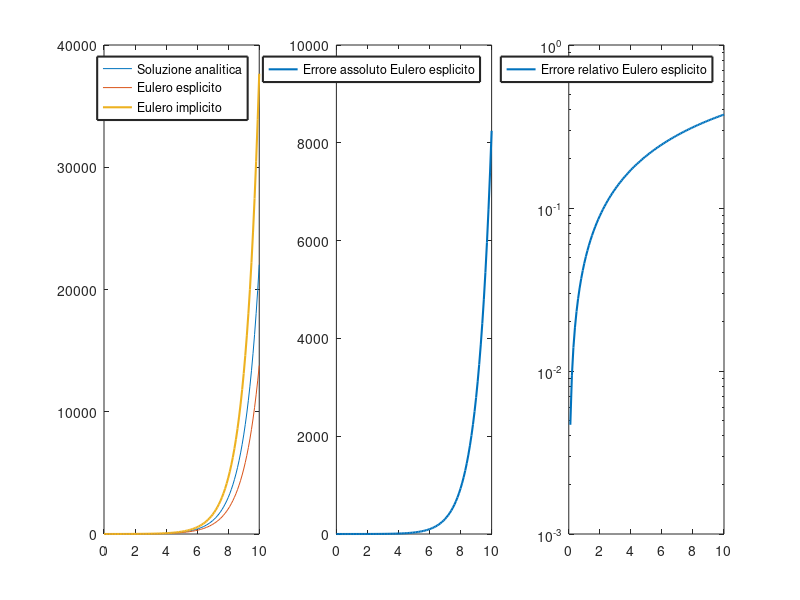
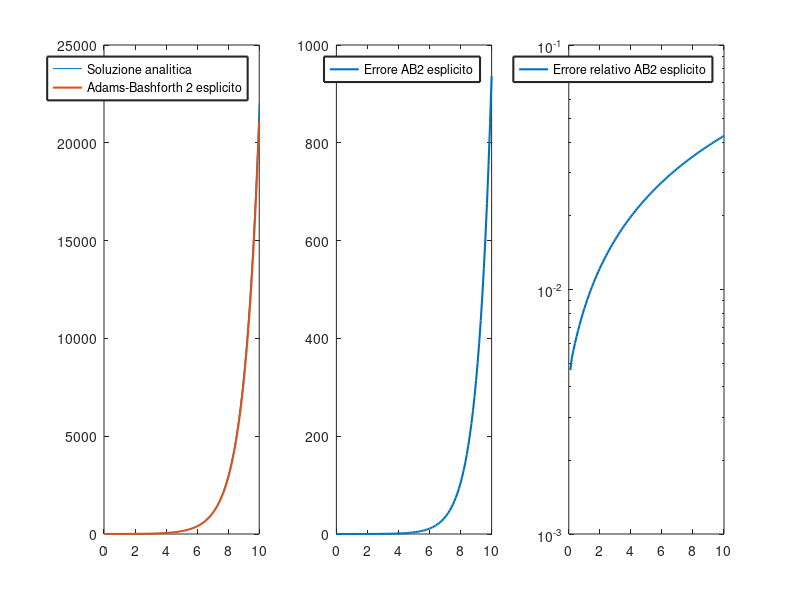
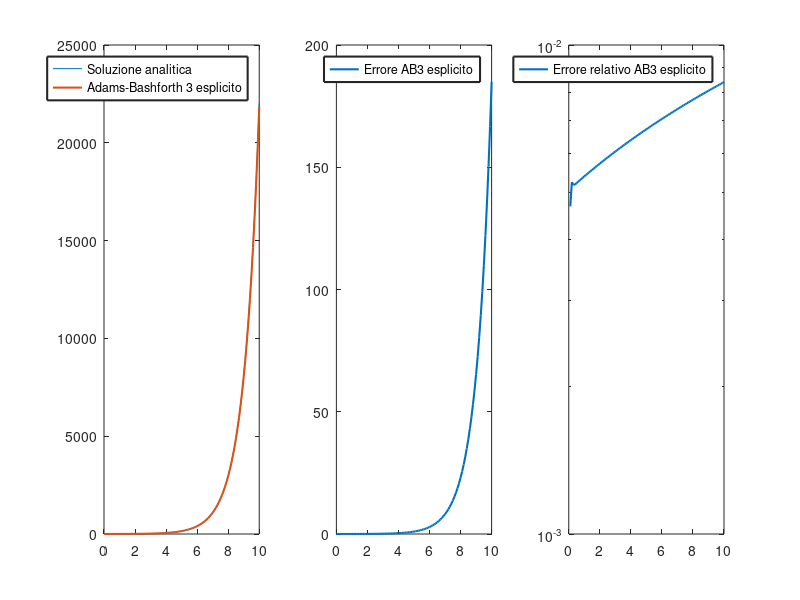
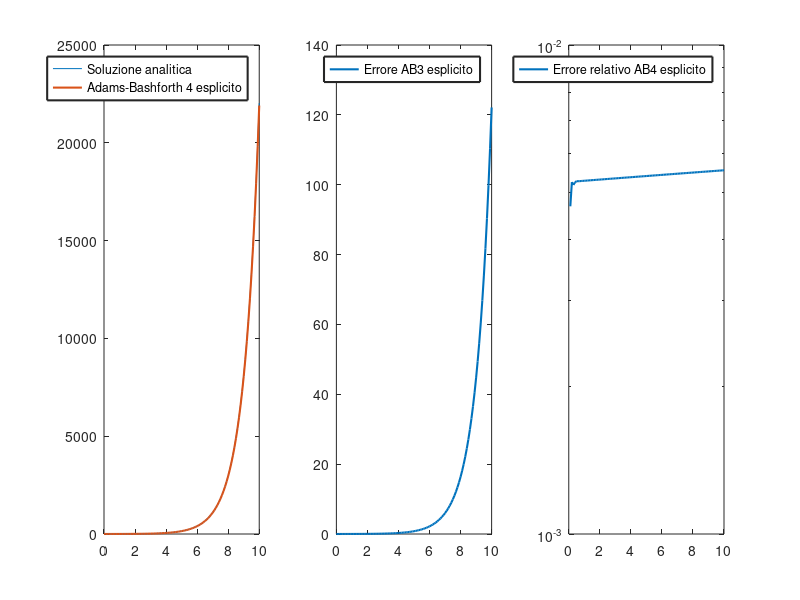

Write MATLAB code to recreate these figures, in order.
%LAB GEONUMERICA: esercizio 1
clear;
clc

% Risoluzione di un problema di Cauchy u_t = u


h = 0.1;  % intervallo di integrazione
t = [0:h:10] %vettore dei nodi su cui calcolare la soluzione temporale (dominio)
u0 = 1;   % condizione iniziale 
Nt = length(t)  % numero di elementi nel dominio temporale

% Metodo di Eulero esplicito
vE(1) = u0;  % condizione iniziale per la soluzione numerica vE 
for i = 2 : Nt                        % ciclo for per il calcolo della soluzione numerica vE a ogni step i
    vE(i) = vE(i-1) + h * vE(i-1);     
end

% Soluzione analitica
u = u0 * exp(t);   % calcolo della soluzione analitica

% Metodo di Eulero implicito
vvE(1) = u0;
for i = 2 : Nt                        % ciclo for per il calcolo della soluzione numerica vE a ogni step i
     vvE(i) = vvE(i-1)/(1 - h);     
end

% Plot della soluzione numerica e della soluzione analitica
figure(1)
subplot(1,3,1)
plot (t,u,t,vE,t,vvE,'LineWidth',1.5)
legend('Soluzione analitica' , 'Eulero esplicito', 'Eulero implicito','LineWidth',1.5)
subplot(1,3,2)
plot(t,abs(u-vE),'LineWidth',1.5)
legend('Errore assoluto Eulero esplicito','LineWidth',1.5)
subplot(1,3,3)
semilogy(t,abs(u-vE)./u,'LineWidth',1.5)
legend('Errore relativo Eulero esplicito','LineWidth',1.5)

%%

% Metodi espliciti di Adams-Bashforth secondo ordine 

wE(1) = u0;   % condizione iniziale per la soluzione numerica wE
wE(2) = vE(2);
for i = 3 : Nt                        % ciclo for per il calcolo della soluzione numerica wE a ogni step i
    wE(i) = wE(i-1) + h * ((3/2)*wE(i-1)-(1/2)*wE(i-2));     
end

% Plot della soluzione numerica e della soluzione analitica
figure(2)
subplot(1,3,1)
plot (t,u,t,wE,'LineWidth',1.5)
legend('Soluzione analitica' , 'Adams-Bashforth 2 esplicito','LineWidth',1.5)
subplot(1,3,2)
plot(t,abs(u-wE),'LineWidth',1.5)
legend('Errore AB2 esplicito','LineWidth',1.5)
subplot(1,3,3)
semilogy(t,abs(u-wE)./u,'LineWidth',1.5)
legend('Errore relativo AB2 esplicito','LineWidth',1.5)


% Metodi espliciti di Adams-Bashforth terzo ordine
uE(1) = u0;
uE(2:3) = wE(2:3);
for i = 4 : Nt
    uE(i) = uE(i-1) + h*((23/12)*uE(i-1)-(4/3)*uE(i-2)+(5/12)*uE(i-3));
end

% Plot della soluzione numerica e della soluzione analitica
figure(3)
subplot(1,3,1)
plot (t,u,t,uE,'LineWidth',1.5)
legend('Soluzione analitica' , 'Adams-Bashforth 3 esplicito','LineWidth',1.5)
subplot(1,3,2)
plot(t,abs(u-uE),'LineWidth',1.5)
legend('Errore AB3 esplicito','LineWidth',1.5)
subplot(1,3,3)
semilogy(t,abs(u-uE)./u,'LineWidth',1.5)
legend('Errore relativo AB3 esplicito','LineWidth',1.5)

% Metodi espliciti di Adams-Bashforth quarto ordine
zE(1) = u0; 
zE(2:4) = uE(2:4);
for i = 5 : Nt
    zE(i) = zE(i-1) + h*((55/24)*zE(i-1)-(59/24)*zE(i-2)+(37/24)*zE(i-3)-(9/24)*zE(i-4));
end

% Plot della soluzione numerica e della soluzione analitica
figure(4)
subplot(1,3,1)
plot (t,u,t,zE,'LineWidth',1.5)
legend('Soluzione analitica' , 'Adams-Bashforth 4 esplicito','LineWidth',1.5)
subplot(1,3,2)
plot(t,abs(u-zE),'LineWidth',1.5)
legend('Errore AB3 esplicito','LineWidth',1.5)
subplot(1,3,3)
semilogy(t,abs(u-zE)./u,'LineWidth',1.5)
legend('Errore relativo AB4 esplicito','LineWidth',1.5)

% Plot comparativi
figure(5)
subplot(1,2,1)
plot(t,u,t,vE,t,vvE,t,wE,t,uE,t,zE,'LineWidth',1.5)
legend('Soluzione analitica', 'Eulero esplicito', 'Eulero implicito','AM 2 ordine', 'AM 3 ordine', 'AM 4 ordine','LineWidth',1.5)
title('Confronto tra le soluzioni')
subplot(1,2,2)
semilogy(t,abs(u-vE)./u,t,abs(u-wE)./u,t,abs(u-uE)./u,t,abs(u-zE)./u,'LineWidth',1.5,'LineWidth',1.5)
legend('Eulero esplicito', 'AM 2 ordine', 'AM 3 ordine', 'AM 4 ordine','LineWidth',1.5)
title('Confronto tra gli errori relativi')









